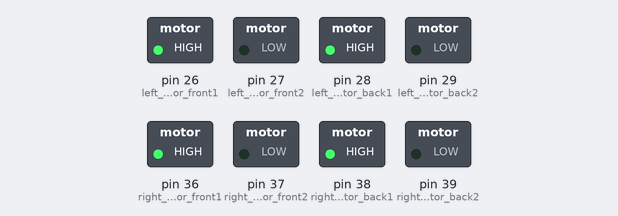
Simulated run of this sketch. Board: Arduino Mega 2560, built with avr-gcc and run on an emulated ATmega2560. On the bench: switched loads named in the sketch (green lamp = pin HIGH).

Above: at 0.1 s.
Timing chart, 0 to 1.6 s (numbered marks = the images above):
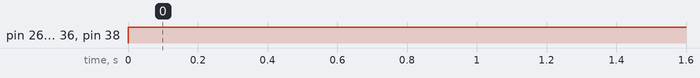

Measured:
- by itself, pin 26 (left_motor_front1), pin 28 (left_motor_back1), pin 36 (right_motor_front1), pin 38 (right_motor_back1): LOW → HIGH at 0.00 s

The sketch:

sketch_may3a.ino
```cpp
//===================== START: COMMUNICATION.H =====================
//TODO: fix errors related to spamming
char str_buff[200]; //a buffer for printing
void print(const char* format , ...){
  va_list args;
  va_start(args, format);
  vsprintf(str_buff, format, args);
  va_end(args);
  Serial.print(str_buff);
}

bool str_equ(const char* c0 , const char* c1){
  for (int i = 0;;i++){
    if (c0[i] != c1[i])
      return false;
    if (c0[i] == '\0')
      return true;
  }
}

struct CommandArgument{
  char* name;
  void* data;

  template<typename T>
  bool operator==(const T& v){
    return (((T)data) == v);
  }


  bool name_equal(const char* c){
    return str_equ(c , name);
  }

  template<typename T>
  T get(){
    return ((T)data);
  }

  template<typename T>
  T* getPtr(){
    return ((T*)data);
  }
};

class Command{
  char* name = nullptr;
  CommandArgument* args = nullptr;
  int args_size = 0;

  void readUntil(char* buff , int len){
    int i = 0;
    while (len){
      if (Serial.available()){
        buff[i] = Serial.read();
        i++;
        len--;
      }
    }
  }

public:
  bool read(){

    if (Serial.available()){
      int name_size = Serial.read();
      name = (char*) malloc(name_size+1);
      name[name_size] = '\0';
      readUntil(name , name_size);
      while (Serial.available() == 0){}
      args_size = Serial.read();
      int x = args_size;
      args = (CommandArgument*) malloc(args_size * sizeof(CommandArgument));
      while (x--){
        //read an argument
        while (Serial.available() == 0){}
        int ns = Serial.read();
        args[args_size - x - 1].name = (char*) malloc(ns+1);
        args[args_size - x - 1].name[ns] = '\0';
        readUntil(args[args_size - x - 1].name , ns);
        while (Serial.available() == 0){}
        int vs = Serial.read();
        args[args_size - x - 1].data = malloc(vs);
        readUntil((char*) args[args_size - x - 1].data , vs);
      }
      return true;
    }
    return false;
  }

  CommandArgument operator[](const char* r){
    for (int i = 0;i < args_size;i++){
      if (str_equ(r , args[i].name)){
        return args[i];
      }
    }

    return args[0]; //default
  }

  CommandArgument operator[](int i){
    return args[i];
  }

  bool operator==(const Command c){
    return str_equ(name , c.name);
  }

  bool operator==(const char* c){
    return str_equ(name , c);
  }

  //returns the command string
  char* cmd(){
    return name;
  }

  //returns the size of the args array
  int size(){
    return args_size;
  }

  ~Command(){
    if (name == nullptr) return;
    free(name);
    for (int i = 0;i < args_size;i++){
      free(args[i].name);
      free(args[i].data);
    }
    if (args != nullptr)
      free(args);

    name = nullptr;
    args = nullptr;
  }
};
//===================== END: COMMUNICATION.H =====================

int game_mode = 0;

#include <Wire.h>
#include <Servo.h>
Servo s;
// #include <LiquidCrystal_I2C.h>

// LiquidCrystal_I2C lcd(0x27,20,4);

int ENR = 3 ;
int ENL = 4 ; // Enable Left
int right_motor_front1 = 36;
int right_motor_front2 = 37;
int right_motor_back1  = 38;
int right_motor_back2  = 39;
int left_motor_front1  = 26;
int left_motor_front2  = 27;
int left_motor_back1   = 28;
int left_motor_back2   = 29;


void pinModeMotors(){
  pinMode(right_motor_front1 ,OUTPUT);
  pinMode(right_motor_front2 ,OUTPUT);
  pinMode(right_motor_back1 ,OUTPUT);
  pinMode(right_motor_back2 ,OUTPUT);
  pinMode(left_motor_front1 ,OUTPUT);
  pinMode(left_motor_front2 ,OUTPUT);
  pinMode(left_motor_back1 ,OUTPUT);
  pinMode(left_motor_back2 ,OUTPUT);
}

void lCDINIT(){
  //   lcd.init();
  // lcd.backlight();
  // lcd.clear();
  // lcd.setCursor(0,0);
  // lcd.print("Mirco-Project V1.0");
  // for (int i = 2;i > 0;i--){
  //   lcd.setCursor(0,1);
  //   lcd.print("Starting in : ");
  //   lcd.print(i);
  //   delay(1000);
  // }
  // lcd.setCursor(0, 1);
  // lcd.print("                      ");
}

int commands = 0;
Command c;

void CheckGameLCDSerial(){
//  if (c.read()){
//     if (c == "set_game"){
//       game_mode = c["g"].get<int>();
//     }
//     commands++;
//     Serial.print("Command received , updating ...\n");
//   }

  // if (commands == 0){
  //   lcd.setCursor(0, 1);
  //   lcd.print("Waiting for cmd ..");
  // }else{
  //   lcd.setCursor(0, 1);
  //   lcd.print("Received: ");
  //   lcd.print(commands);
  // }


  // lcd.setCursor(0, 2);
  // lcd.print("Game mode = ");
  // lcd.print(game_mode);

  // lcd.setCursor(2, 3);

  // switch (game_mode) {
  // case 0:
  //   lcd.print("Ball Collect     ");
  //   break;
  // case 1:
  //   lcd.print("Darts            ");
  //   break;
  // case 2:
  //   lcd.print("Defending        ");
  //   break;
  // case 3:
  //   lcd.print("Maze             ");
  //   break;
  // case 4:
  //   lcd.print("Pew Pew          ");
  //   break;
  // default:
  //   lcd.print("ERROR            ");
  // }

}


void Stop(){

  digitalWrite(right_motor_front1 ,LOW);
  digitalWrite(right_motor_front2 ,LOW);
  digitalWrite(right_motor_back1 ,LOW);
  digitalWrite(right_motor_back2 ,LOW);
  digitalWrite(left_motor_front1 ,LOW);
  digitalWrite(left_motor_front2 ,LOW);
  digitalWrite(left_motor_back1 ,LOW);
  digitalWrite(left_motor_back2 ,LOW);
  analogWrite(ENR ,100 ) ;
  analogWrite(ENL ,100 ) ;

}


void Forward(){

  digitalWrite(right_motor_front1 ,HIGH);
  digitalWrite(right_motor_front2 ,LOW);
  digitalWrite(right_motor_back1 ,HIGH);
  digitalWrite(right_motor_back2 ,LOW);
  digitalWrite(left_motor_front1 ,HIGH);
  digitalWrite(left_motor_front2 ,LOW);
  digitalWrite(left_motor_back1 ,HIGH);
  digitalWrite(left_motor_back2 ,LOW);

}


void setup()
{
  Serial.begin(31250);
  pinModeMotors();
}

void loop ()
{

  Forward();
}
```
